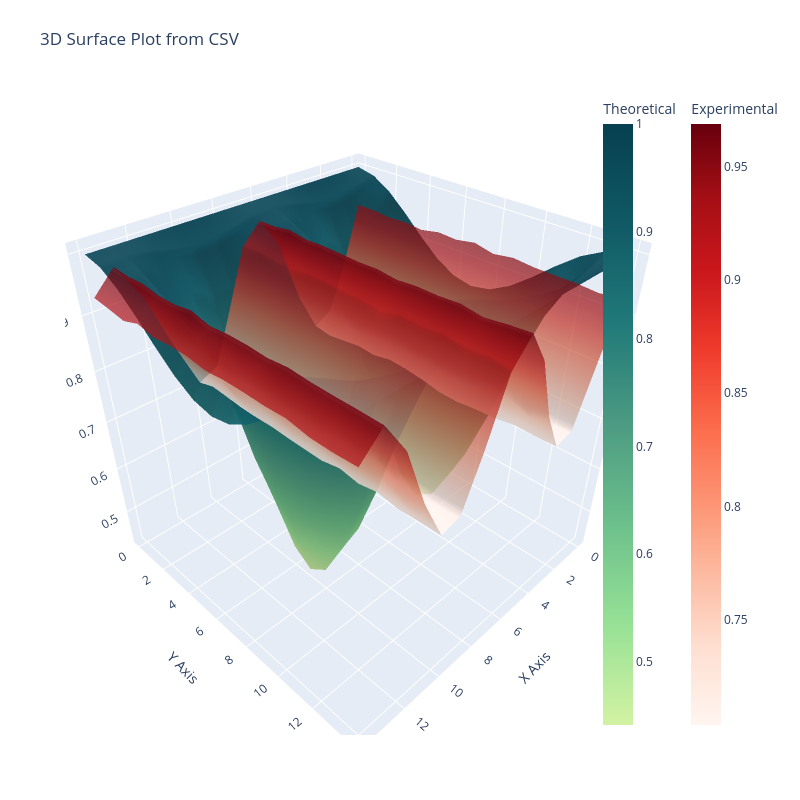

The code cell stored with this chart in its notebook:
### Code cell
theta_FSS = np.linspace(0,2*pi,15)
beta_angle = np.linspace(0,pi,15)
model = np.array([[analytical(theta=t,beta=b, alpha=alpha) for b in beta_angle] for t in theta_FSS])
experiment = pd.read_csv(path+'1_E91_data_2026_aer_simulator_03_03_2026_13_56_56'+'.csv', header=None).dropna(axis=1,how='all').values

plot_surface_from_csv(model,experiment)

### Figure 1 — Plotly figure (JSON) as saved in the notebook; plotly's stock layout.template omitted (floating-point values rounded to 4 significant figures; data arrays with more than 128 entries replaced by an {"elided": "..."} marker saying what was removed)
{"data": [{"colorbar": {"title": {"text": "Theoretical"}, "x": 0.9}, "colorscale": [[0, "rgb(211, 242, 163)"], [0.1667, "rgb(151, 225, 150)"], [0.3333, "rgb(108, 192, 139)"], [0.5, "rgb(76, 155, 130)"], [0.6667, "rgb(33, 122, 121)"], [0.8333, "rgb(16, 89, 101)"], [1, "rgb(7, 64, 80)"]], "name": "Model", "opacity": 0.95, "type": "surface", "z": {"elided": "15x15 float values"}}, {"colorbar": {"title": {"text": "Experimental"}, "x": 1.05}, "colorscale": [[0, "rgb(255,245,240)"], [0.125, "rgb(254,224,210)"], [0.25, "rgb(252,187,161)"], [0.375, "rgb(252,146,114)"], [0.5, "rgb(251,106,74)"], [0.625, "rgb(239,59,44)"], [0.75, "rgb(203,24,29)"], [0.875, "rgb(165,15,21)"], [1, "rgb(103,0,13)"]], "name": "Experimental", "opacity": 0.7, "type": "surface", "z": {"elided": "15x15 float values"}}], "layout": {"autosize": false, "height": 800, "margin": {"b": 65, "l": 65, "r": 50, "t": 90}, "scene": {"xaxis": {"title": {"text": "X Axis"}}, "yaxis": {"title": {"text": "Y Axis"}}, "zaxis": {"title": {"text": "Z Axis"}}}, "title": {"text": "3D Surface Plot from CSV"}, "width": 800}}
